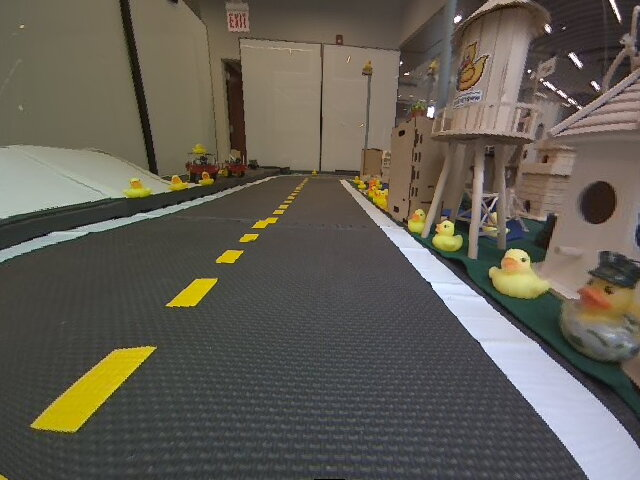
#> input picture visual_lane_servoing/solution/images/visual_control/pic1_rect.png, 640 x 480 px; the run also reads 4 pictures not shown here
$ jupyter execute --allow-errors visual_servoing_activity.ipynb   (shell and % lines are left out)   (older library calls are emulated)
#> lines starting #> are read from the running program, lines starting #| are printed output that depends on the picture; after the words box and inside, x2 and y2 are one past the last pixel; in counts of white or black regions, pixels touching at a corner belong together; long printed decimals are rounded
### visual_lane_servoing/solution/unit_test.py
import numpy as np
import cv2
from matplotlib import pyplot as plt


class UnitTestMessage:
    # Test the WheelEncoderStamped messages
    # [18 lines left out: function __init__, not called in this run]


class UnitTestLMO:
    # Test the detection and estimation of lane marking orientations
    # [22 lines left out: function __init__, not called in this run]


class UnitTestDLM:
    # Test the detection and estimation of lane marking orientations
    def __init__(self, detect_lane_markings):
        imgbgr = cv2.imread('../images/visual_control/pic10.png')
        img = cv2.cvtColor(imgbgr, cv2.COLOR_BGR2GRAY)

        left_masked_img, right_masked_img = detect_lane_markings(imgbgr)

        fig = plt.figure(figsize=(20, 5))
        ax1 = fig.add_subplot(1, 3, 1)
        # OpenCV uses BGR by default, whereas matplotlib uses RGB, so we generate an RGB version for the sake of visualization
        ax1.imshow(cv2.cvtColor(imgbgr, cv2.COLOR_BGR2RGB))
        ax1.set_title('Input image'), ax1.set_xticks([]), ax1.set_yticks([])

        ax2 = fig.add_subplot(1, 3, 2)
        ax2.imshow(cv2.cvtColor(imgbgr, cv2.COLOR_BGR2RGB))
        ax2.imshow(left_masked_img * img, cmap='gray')
        ax2.set_title('Mask (Left)'), ax2.set_xticks([]), ax2.set_yticks([])

        ax3 = fig.add_subplot(1, 3, 3)
        ax3.imshow(right_masked_img * img, cmap='gray')
        ax3.set_title('Mask (Right)'), ax3.set_xticks([]), ax3.set_yticks([]);

class UnitTestELRH:
    # Test the estimate of the robot's lane-relative heading
    # [119 lines left out: functions __init__, project_image_to_ground, not called in this run]

### visual_lane_servoing/solution/05-Visual-Servoing/visual_servoing_activity.ipynb
<p style="text-align: right">

</p>

# 💻🚙 05 - Visual control

<figure>
  <div style="text-align:center;">

  <figcaption>The view from a Duckiebot when centered in its lane.</figcaption>
  </div>
</figure>

Now, we will combine the image processing tools that we have explored with the earlier exercise on image-based reactive control to design a policy for lane-following. Consider above image taken from the Duckiebot's camera when the Duckiebot was roughly centered in its lane. Our goal is to design a control policy that uses only images streamed from the Duckiebot's camera to keep it in the lane as it drives forward at a fixed velocity.

Rather than design a controller that reasons over the raw image, we will process the image to enhance aspects of the image that are helpful for lane-following. In particular, the dashed-yellow and solid-white lane markings provide valuable cues that we can use to guide the robot on order to stay in its lane.

Assume that the Duckiebot starts out in the center of its lane, facing in the direction of travel. Assume also that the Duckiebot is traveling forward at a nominal speed. We can imagine using the location of the dashed-yellow and solid-white lane markings in the image to vary the rotational velocities of the left and right wheels in order to stay in the lane. For example, if the dashed-yellow lane markings appear in the left- and right-halves of the image, we might command a negative rotational velocity (i.e., counter-clockwise) as a correction.

Of course, this requires that we can detect the dashed-yellow and solid-white lane markings and estimate their orientations. Thus, we want to apply a filter that makes the lane markings "pop out" in the image, while supressing as much of distracting content of the image. As we discussed in lecture, lane markings are brightly colored against a dark background (the road).

We can identify the location of lane markings in the image by applying finite-difference filters $h_x$ and $h_y$ (e.g., using the Sobel operator) to estimate the horizontal and vertical intensity gradients

$$ \nabla I[u,v] =
\begin{bmatrix}
G_x[u,v]\\
G_y[u,v]
\end{bmatrix}
$$

where

$$
\begin{align}
G_x = h_x * I\\
G_y = h_y * I
\end{align}
$$

We can then look for regions of the image where the magnitude of the intensity gradient is large as a measure of the strength of each edge.

$$
\lvert \nabla I[u,v] \rvert = \sqrt{\left(G_x[u,v]\right)^2 + \left(G_y[u,v]\right)^2}
$$

Assuming that these edges correspond to the lane boundaries, the direction of the gradients can then be used to estimate the desired orientations.

$$
\theta[u,v] = \textrm{atan2}\left(G_y[u,v], G_x[u,v]\right)
$$

In this exercise, we will develop this idea by investigating different ways of processing the images to tease out information about the robot's pose relative to the lane. We will use these results to implement a reactive image-space controller that we will validate on a simulated and/or real DuckieBot.

[cell 1]
## Run this cell to import relevant modules
%pylab inline

from matplotlib import pyplot as plt
import numpy as np
import cv2

Let's load the image as well as the homography for the corresponding camera into Python.

[cell 2]
# Load in the image and generate hsv and grayscale versions
imgbgr = cv2.imread('../images/visual_control/pic1_rect.png')
#> imgbgr is the input picture: shape (480, 640, 3); mean B, G, R 83.3, 93.3, 98.2
#imgbgr = cv2.imread('../images/visual_control/pic3_rect.png')
#imgbgr = cv2.imread('../images/visual_control/turn.png')
#imgbgr = cv2.imread('../images/visual_control/testxy.jpeg')

# OpenCV uses BGR by default, whereas matplotlib uses RGB, so we generate an RGB version for the sake of visualization
imgrgb = cv2.cvtColor(imgbgr, cv2.COLOR_BGR2RGB)

# Convert the image to HSV for any color-based filtering
imghsv = cv2.cvtColor(imgbgr, cv2.COLOR_BGR2HSV)
#> imghsv: shape (480, 640, 3); mean H, S, V 52.4, 49.8, 101.7

# Most of our operations will be performed on the grayscale version
img = cv2.cvtColor(imgbgr, cv2.COLOR_BGR2GRAY)

# The image-to-ground homography associated with this image (Jacopo's)
H = np.array([-4.137917960301845e-05, -0.00011445854191468058, -0.1595567007347241,
              0.0008382870319844166, -4.141689222457687e-05, -0.2518201638170328,
              -0.00023561657746150284, -0.005370140574116084, 0.9999999999999999])

H = np.reshape(H,(3, 3))
Hinv = np.linalg.inv(H)

## Finding the Horizon

In Duckietown, the ground is planar and in other self-driving and robotics domains, it is often assumed that the ground is locally planar. We can exploit this as we search for lane markings by not searching above the horizon. In the world frame relative to which we estimated the homography (i.e., a reference frame with the origin centered between the drive wheels with the positive $x$-axis pointing forward and the positive $y$-axis to the left), the horizon corresponds to large $x$-coordinates. In Duckietown, we are only interested in the road a few meters in front of the Duckiebot.

**Note**: You do not need to include this in the implementation of the functions that will be run in simulation and on the physical Duckiebot. For this activity, the robot will automatically crop out the horizon.

[cell 3]
# TODO: Use the homography (technically Hinv) to mask out the horizon
# When generating masks that will be used with OpenCV try and
# instantiate them with dtype=np.uint8
mask_ground = np.ones(img.shape, dtype=np.uint8) # TODO: CHANGE ME
mask_ground[0:150, 0:640] = 0.0

fig = plt.figure(figsize = (30,20))
ax1 = fig.add_subplot(1,4,1)
ax1.imshow(img*mask_ground,cmap = 'gray')
ax1.set_title('Horizon Mask'), ax1.set_xticks([]), ax1.set_yticks([]);
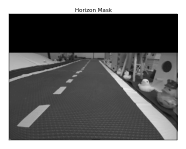
#> figure drawn by matplotlib, 1 panel

## Detecting Lane Markings using Sobel Edge Detection

Now, let's apply the Sobel operator to the image to identify image gradients.

[cell 4]
# Convolve the image with the Sobel operator (filter) to compute the numerical derivatives in the x and y directions
sobelx = cv2.Sobel(img,cv2.CV_64F,1,0)
sobely = cv2.Sobel(img,cv2.CV_64F,0,1)

# Compute the magnitude of the gradients
Gmag = np.sqrt(sobelx*sobelx + sobely*sobely)

# Compute the orientation of the gradients
Gdir = cv2.phase(np.array(sobelx, np.float32), np.array(sobely, dtype=np.float32), angleInDegrees=True)
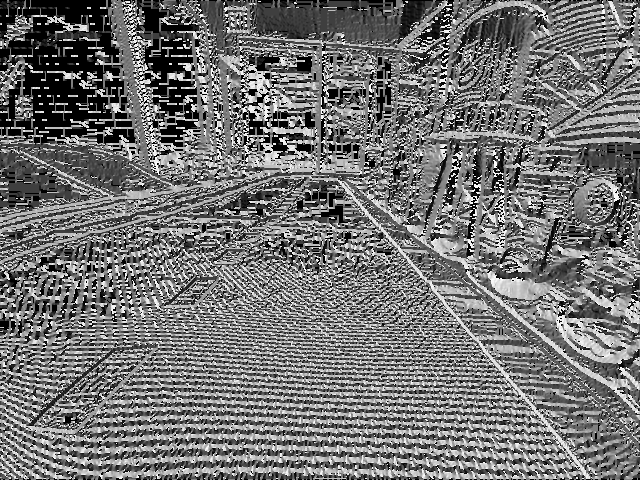
#> Gdir: shape (480, 640) float32; min 0, max 359.9, mean 162.6; drawn with min black and max white

fig = plt.figure(figsize = (30,20))
ax1 = fig.add_subplot(1,4,1)
ax1.imshow(img,cmap = 'gray')
ax1.set_title('Original'), ax1.set_xticks([]), ax1.set_yticks([])
ax2 = fig.add_subplot(1,4,2)
ax2.imshow(sobelx,cmap = 'gray')
ax2.set_title('Sobel X'), ax2.set_xticks([]), ax2.set_yticks([])
ax3 = fig.add_subplot(1,4,3)
ax3.imshow(sobely,cmap = 'gray')
ax3.set_title('Sobel Y'), ax3.set_xticks([]), ax3.set_yticks([]);
ax4 = fig.add_subplot(1,4,4)
ax4.imshow(np.uint8(Gmag))
ax4.set_title('Gradient Magnitude'), ax4.set_xticks([]), ax4.set_yticks([]);

Filtering the image has enhanced the location of the lane markings, but has also emphasized other locations where there are rapid changes in intensity. These include the duckies, buildings in Duckietown, the road surface, and elements in the background (e.g., the lights in the upper-right corner of the image). Note that we are using a non-grayscale colormap for the gradient magnitudes in order to more clearly convey locations that are enhanced by the Sobel operator.

We can reduce the occurrence of some of these features by first blurring the filter using a Gaussian kernel.

## Gaussian Blurring

The Sobel operator picks up on noise in the image as well as texture in the scene that we don't particularly care about. We can blur the image with a Gaussian kernel to reduce these spurious detections.

### Example: Gaussian Blurring

Using your experience from the previous exercise, identify a setting for the standard deviation of the Gaussian kernel that removes noise and local texture (e.g., that of the road surface), without sacrificing too much valid content (namely, the edges associated with lane markings)

[cell 5]
# TODO: Identify a setting for the standard deviation that removes noise while not eliminating too much valid content.
sigma = 2.5 # CHANGE ME

# Smooth the image using a Gaussian kernel
img_gaussian_filter = cv2.GaussianBlur(img,(0,0), sigma)
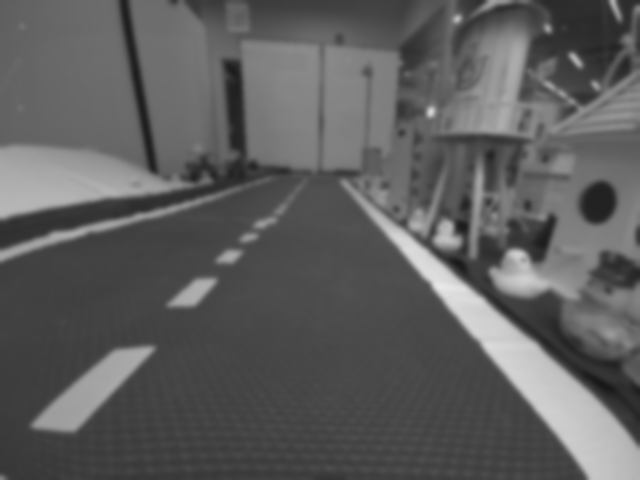
#> img_gaussian_filter: shape (480, 640); min 24, max 232, mean 93.6

# Visualize the filtered image alongside the original image.
fig = plt.figure(figsize = (20,20))
ax1 = fig.add_subplot(1,2,1)
ax1.imshow(img,cmap = 'gray')
ax1.set_title('Original'), ax1.set_xticks([]), ax1.set_yticks([])
ax2 = fig.add_subplot(1,2,2)
ax2.imshow(img_gaussian_filter,cmap = 'gray')
ax2.set_title('Gaussian Filter (Sigma = ' + str(sigma) +')'), ax2.set_xticks([]), ax2.set_yticks([]);

Now, let's look at the gradients of the blurred image. For this exercise, experiment with different settings for the standard deviation above and see how they affect the image gradients. In particular, compare the gradients for two extremes of the standard deviation (e.g., $\sigma=1$ and $\sigma=10$).

[cell 6]
# Convolve the image with the Sobel operator (filter) to compute the numerical derivatives in the x and y directions
sobelx = cv2.Sobel(img_gaussian_filter,cv2.CV_64F,1,0)
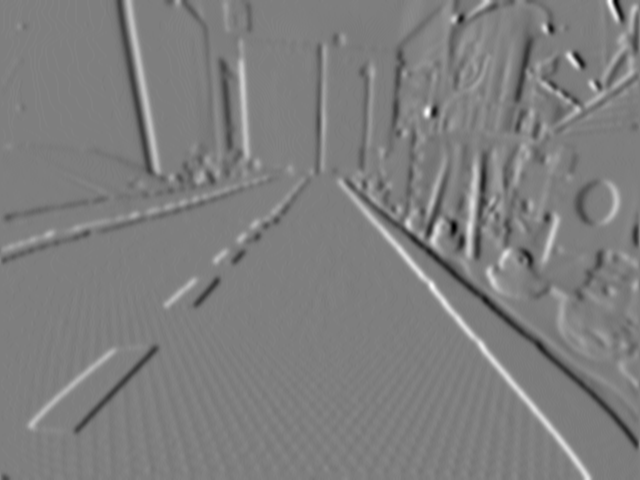
#> sobelx: shape (480, 640) float64; min -187, max 190, mean 0.1; drawn with min black and max white
sobely = cv2.Sobel(img_gaussian_filter,cv2.CV_64F,0,1)
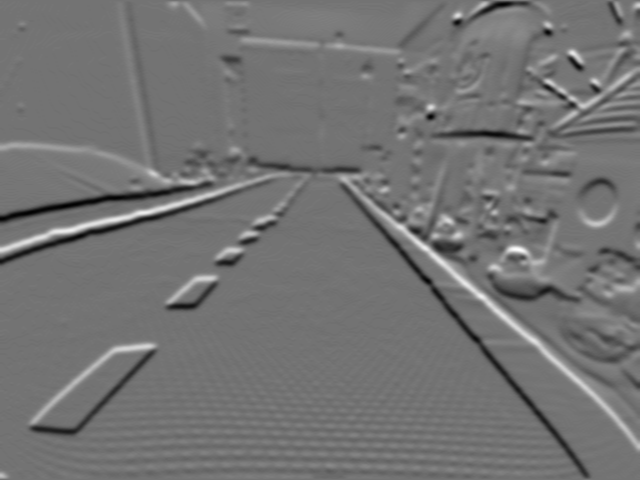
#> sobely: shape (480, 640) float64; min -156, max 188, mean -0.1; drawn with min black and max white

# Compute the magnitude of the gradients
Gmag = np.sqrt(sobelx*sobelx + sobely*sobely)
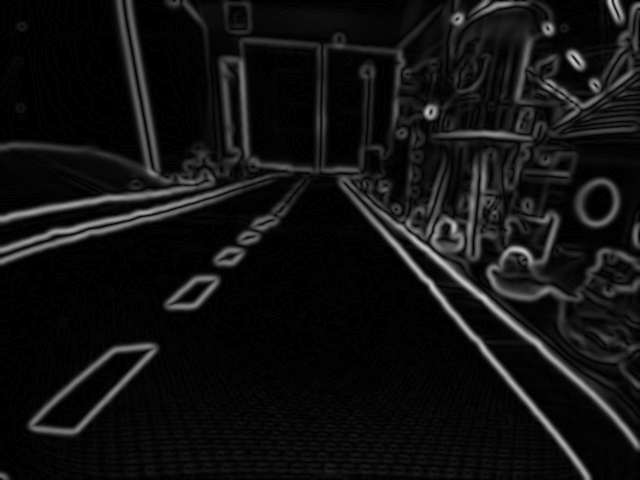
#> Gmag: shape (480, 640) float64; min 0, max 203.7, mean 18.3

# Compute the orientation of the gradients
Gdir = cv2.phase(np.array(sobelx, np.float32), np.array(sobely, dtype=np.float32), angleInDegrees=True)
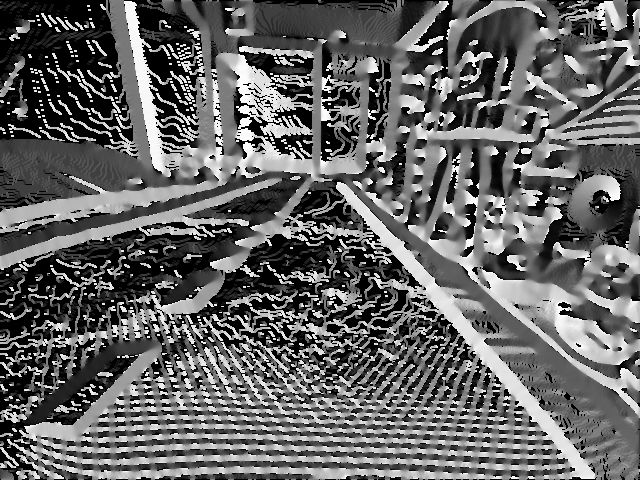
#> Gdir: shape (480, 640) float32; min 0, max 359.6, mean 142.5; drawn with min black and max white

fig = plt.figure(figsize = (30,20))
ax1 = fig.add_subplot(1,4,1)
ax1.imshow(img_gaussian_filter,cmap = 'gray')
ax1.set_title('Gaussian Blur'), ax1.set_xticks([]), ax1.set_yticks([])
ax2 = fig.add_subplot(1,4,2)
ax2.imshow(sobelx,cmap = 'gray')
ax2.set_title('Sobel X'), ax2.set_xticks([]), ax2.set_yticks([])
ax3 = fig.add_subplot(1,4,3)
ax3.imshow(sobely,cmap = 'gray')
ax3.set_title('Sobel Y'), ax3.set_xticks([]), ax3.set_yticks([]);
ax4 = fig.add_subplot(1,4,4)
ax4.imshow(np.uint8(Gmag))
ax4.set_title('Gradient Magnitude'), ax4.set_xticks([]), ax4.set_yticks([]);
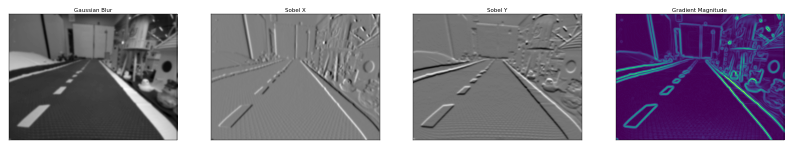
#> figure drawn by matplotlib, 4 panels

## A Varient of Non-maximal Supression

With a suitable choice for the standard deviation, we have smoothed out some of the noise and texture in the image (e.g., the road), reducing the number of candidate edges while preserving most of the edges that corresopnd to lane markings.

Under the assumption that the edges associated with lane markings are stronger than most of of the edges in the image (in terms of the magnitude of the gradients), we can further eliminate distractors by only keeping edges whose gradient magnitude is greater than a threshold.

### Example: A form of non-maximal supression

In this exercise, we will take a look at the histogram over gradient magnitudes to better understand the distribution of gradient magnitudes. Based on the histogram, we can choose a magnitude threshold that we will use to filter out weaker edges.

[cell 7]
# Visualize the histogram over gradient magnitudes
fig = plt.figure(figsize = (5,5))
ax1 = fig.add_subplot(1,1,1)
ax1.hist((Gmag*mask_ground).flatten(), bins=50)
ax1.set_title('Gradient Histogram');
print(np.min(Gmag))
#| 0.0
print(np.max(Gmag))
#| 203.652
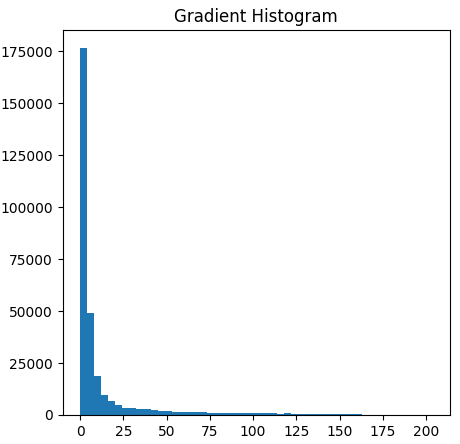
#> figure drawn by matplotlib, 1 panel; tallest bar 176359 high, from x = -4.44e-16 to 4.07

[cell 8]
# TODO: Use the histogram above to choose the minimum threshold on the gradient magnitude.
#       Edges whos gradient magnitude is below this threshold will be filtered out.
threshold = 70.0

mask_mag = (Gmag > threshold)
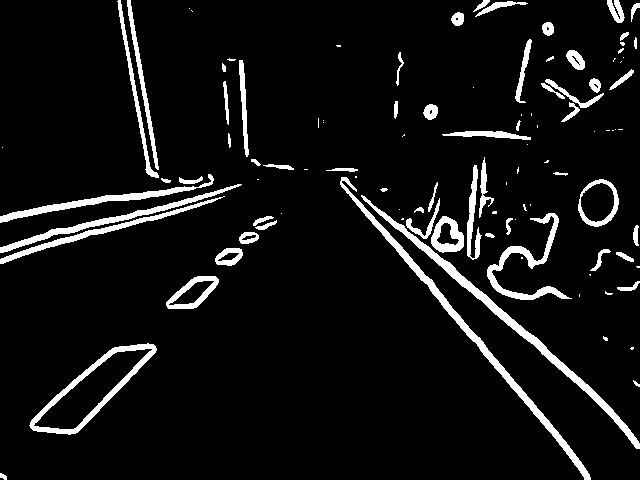
#> mask_mag: shape (480, 640) bool; 7.2% white; 105 white regions (44 under 20 px), largest, box (x1, y1, x2, y2) and area: (361, 195, 640, 449) 2616, (340, 177, 591, 480) 2596, (29, 343, 157, 435) 1692
#print(mask_mag)

fig = plt.figure(figsize = (20,10))
ax1 = fig.add_subplot(1,2,1)
ax1.imshow(Gmag, cmap = 'gray')
ax1.set_title('Gradient Magnitude'), ax1.set_xticks([]), ax1.set_yticks([])
ax2 = fig.add_subplot(1,2,2)
ax2.imshow(mask_mag*Gmag,cmap = 'gray')
ax2.set_title('Gradient Magnitude (Thresholded)'), ax2.set_xticks([]), ax2.set_yticks([]);
#> (the rest of the program and of its run is left out)
